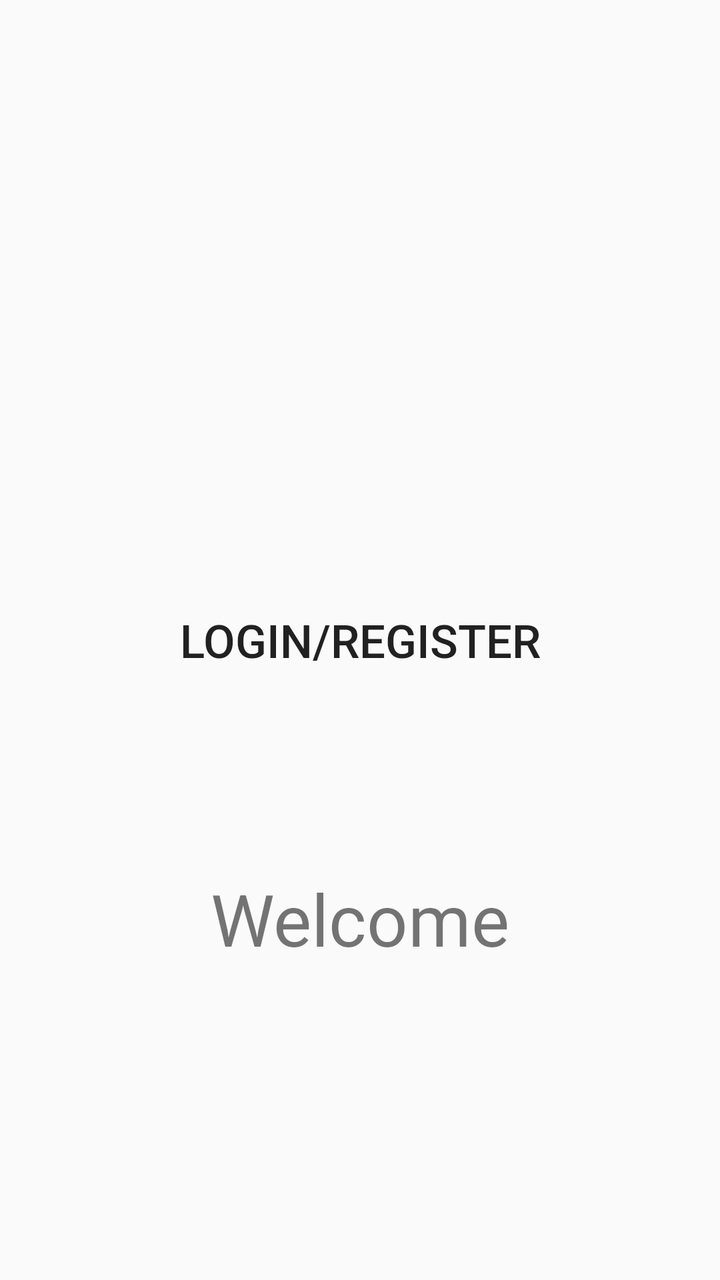
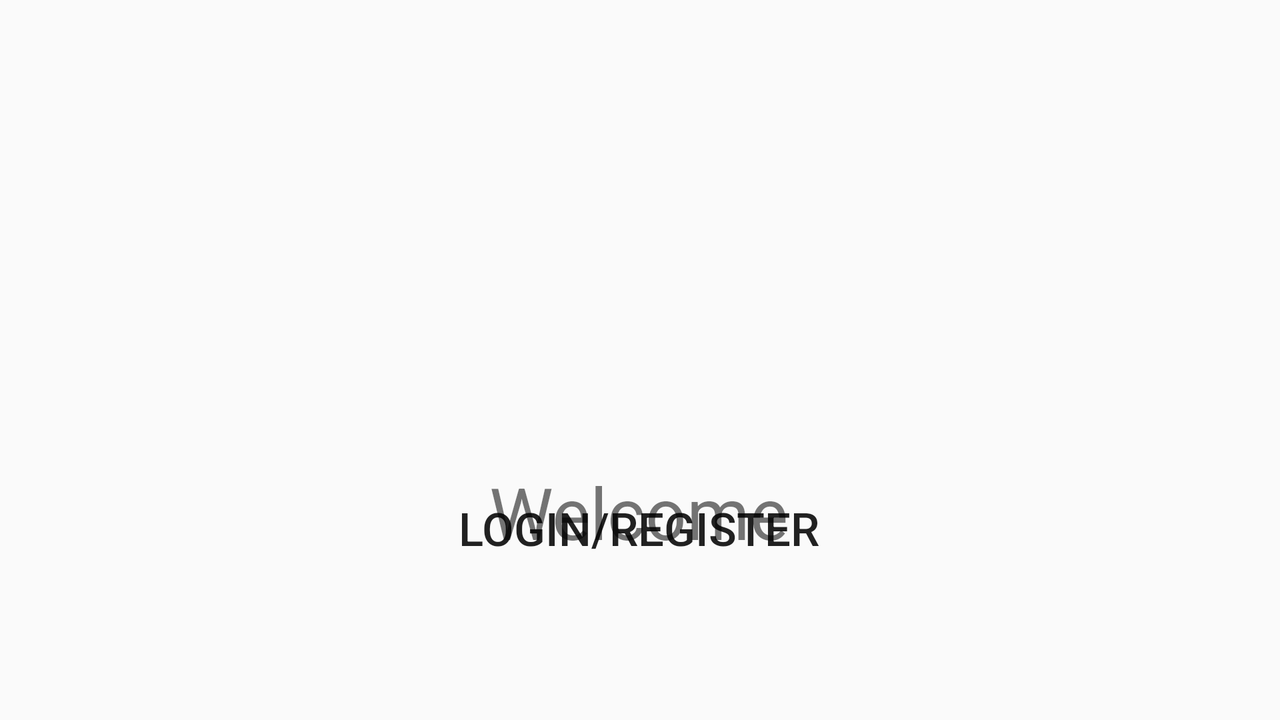

Compare how this app lays out the same screen by default and in its alternative resource folder. The renders come first, then the two layout files and the values they reference.
<!-- AndroidManifest.xml: application theme AppTheme -->
<!-- res/layout/activity_splash_screen.xml -->
<?xml version="1.0" encoding="utf-8"?>
<androidx.constraintlayout.widget.ConstraintLayout
    xmlns:android="http://schemas.android.com/apk/res/android"
    xmlns:app="http://schemas.android.com/apk/res-auto"
    xmlns:tools="http://schemas.android.com/tools"
    android:layout_width="match_parent"
    android:layout_height="match_parent"
    tools:context=".splashScreen"
    android:id="@+id/SplashconstraintLayout">

    <ImageView
        android:id="@+id/SplashImage"
        android:layout_width="418dp"
        android:layout_height="234dp"
        android:layout_marginTop="108dp"
        android:layout_marginBottom="50dp"
        android:contentDescription="@string/splashimage"
        app:layout_constraintBottom_toTopOf="@+id/SplashText"
        app:layout_constraintEnd_toEndOf="parent"
        app:layout_constraintHorizontal_bias="0.571"
        app:layout_constraintStart_toStartOf="parent"
        app:layout_constraintTop_toTopOf="parent"
        app:srcCompat="@drawable/iconaj" />


    <Button
        android:id="@+id/loginbutton"
        android:layout_width="wrap_content"
        android:layout_height="wrap_content"
        android:text="@string/login_register"
        android:textSize="23sp"
        style="@style/Widget.AppCompat.Button.Borderless"
        app:layout_constraintBottom_toBottomOf="parent"
        app:layout_constraintEnd_toEndOf="parent"
        app:layout_constraintStart_toStartOf="parent"
        app:layout_constraintTop_toTopOf="parent" />

    <TextView
        android:id="@+id/SplashText"
        android:layout_width="wrap_content"
        android:layout_height="wrap_content"
        android:layout_marginTop="128dp"
        android:layout_marginBottom="242dp"
        android:text="@string/welcome"
        android:textSize="36sp"
        app:layout_constraintBottom_toBottomOf="parent"
        app:layout_constraintEnd_toEndOf="parent"
        app:layout_constraintStart_toStartOf="parent"
        app:layout_constraintTop_toBottomOf="@+id/SplashImage" />
</androidx.constraintlayout.widget.ConstraintLayout>
<!-- resources referenced by this layout -->
<resources>
  <string name="login_register">Login/Register</string>
  <string name="splashimage">splashimage</string>
  <string name="welcome">Welcome</string>
  <style name="AppTheme" parent="Theme.AppCompat.Light.DarkActionBar">
          
          <item name="colorPrimary">@color/colorPrimary</item>
          <item name="colorPrimaryDark">@color/colorPrimaryDark</item>
          <item name="colorAccent">@color/colorAccent</item>
      </style>
  <color name="colorPrimary">#8BDC39</color>
  <color name="colorPrimaryDark">#8BDC39</color>
</resources>
<!-- res/layout-land/activity_splash_screen.xml (the repository's variant of the layout above) -->
<!-- drawn on the phone turned sideways -->
<?xml version="1.0" encoding="utf-8"?>
<androidx.constraintlayout.widget.ConstraintLayout
    xmlns:android="http://schemas.android.com/apk/res/android"
    xmlns:app="http://schemas.android.com/apk/res-auto"
    xmlns:tools="http://schemas.android.com/tools"
    android:layout_width="match_parent"
    android:layout_height="match_parent"
    tools:context=".splashScreen"
    android:id="@+id/SplashconstraintLayout">


    <ImageView
        android:id="@+id/SplashImage"
        android:layout_width="418dp"
        android:layout_height="234dp"
        android:layout_marginStart="149dp"
        android:layout_marginTop="10dp"
        android:layout_marginEnd="164dp"
        android:contentDescription="@string/splashimage"
        app:layout_constraintEnd_toEndOf="parent"
        app:layout_constraintStart_toStartOf="parent"
        app:layout_constraintTop_toTopOf="parent"
        app:layout_constraintBottom_toTopOf="@+id/loginbutton"
        app:srcCompat="@drawable/iconaj" />

    <Button
        android:id="@+id/loginbutton"
        style="@style/Widget.AppCompat.Button.Borderless"
        android:layout_width="wrap_content"
        android:layout_height="wrap_content"
        android:layout_marginTop="10dp"
        android:layout_marginBottom="86dp"
        android:text="@string/login_register"
        android:textSize="23sp"
        app:layout_constraintBottom_toBottomOf="parent"
        app:layout_constraintEnd_toEndOf="parent"
        app:layout_constraintHorizontal_bias="0.499"
        app:layout_constraintStart_toStartOf="parent"
        app:layout_constraintTop_toBottomOf="@+id/SplashImage" />

    <TextView
        android:id="@+id/SplashText"
        android:layout_width="wrap_content"
        android:layout_height="wrap_content"
        android:layout_marginTop="10dp"
        android:layout_marginBottom="87dp"
        android:text="@string/welcome"
        android:textSize="36sp"
        app:layout_constraintBottom_toBottomOf="parent"
        app:layout_constraintEnd_toEndOf="parent"
        app:layout_constraintHorizontal_bias="0.499"
        app:layout_constraintStart_toStartOf="parent"
        app:layout_constraintTop_toBottomOf="@+id/SplashImage" />
</androidx.constraintlayout.widget.ConstraintLayout>
